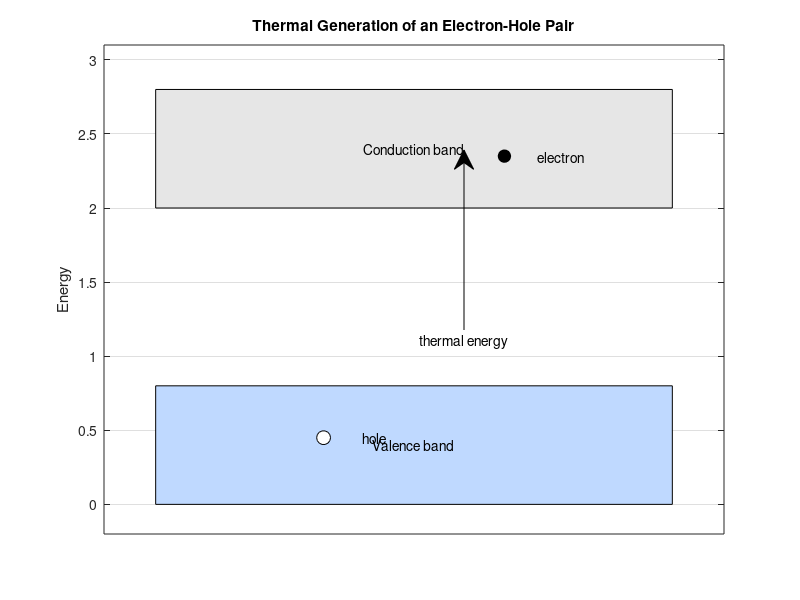

Write MATLAB code to recreate this figure.
%% Thermal generation of an electron-hole pair
figure('Color','w');
hold on; box on; grid on;

% Bands
patch([-1 1 1 -1],[0 0 0.8 0.8], ...
      [0.75 0.85 1.0],'EdgeColor','k');
patch([-1 1 1 -1],[2 2 2.8 2.8], ...
      [0.9 0.9 0.9],'EdgeColor','k');

% Electron
plot(0.35,2.35,'ko','MarkerFaceColor','k','MarkerSize',9);
text(0.48,2.35,'electron','VerticalAlignment','middle');

% Hole
plot(-0.35,0.45,'ko','MarkerFaceColor','w','MarkerSize',10);
text(-0.2,0.45,'hole','VerticalAlignment','middle');

% Transition arrow
annotation('textarrow',[0.58 0.58],[0.45 0.75], ...
           'String','thermal energy');

text(0,0.4,'Valence band','HorizontalAlignment','center');
text(0,2.4,'Conduction band','HorizontalAlignment','center');

ylabel('Energy');
title('Thermal Generation of an Electron-Hole Pair');
xlim([-1.2 1.2]);
ylim([-0.2 3.1]);
xticks([]);
hold off;
